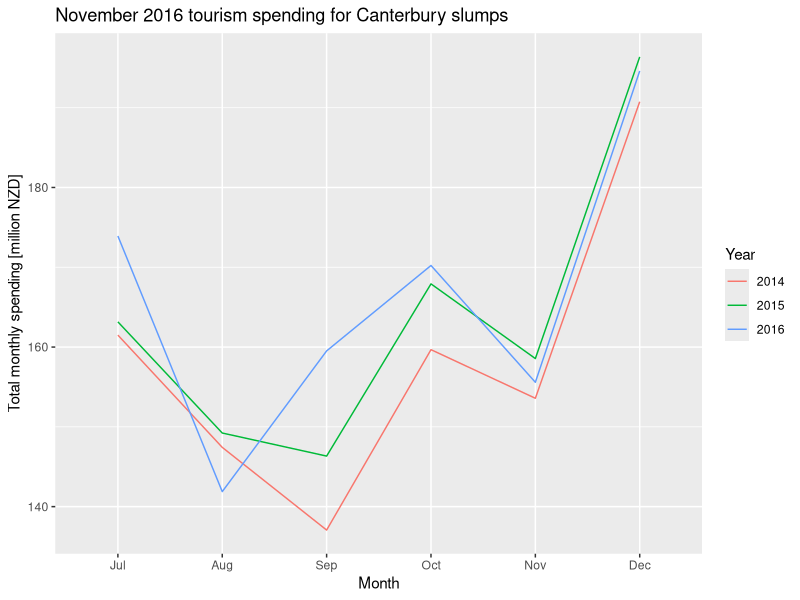

This chart was generated by the following R code:
library("tidyverse")

months <- c("Jan", "Feb", "Mar", "Apr", "May","Jun","Jul","Aug","Sep","Oct","Nov","Dec")

# Data source: MBIE
tourism <- read_csv("tourism.csv") %>%
  rename(Region = REGION) %>%
  filter(Region == "Canterbury") %>%
  mutate(
    Date = as.Date(Date, "%d/%m/%Y"),
    Year = format(Date,"%Y"),
    Month= factor(format(Date,"%b"),levels=months) 
  ) %>%
  filter(
    Year > 2013 & (
      Month == "Jul" | Month == "Aug" |
      Month == "Sep" | Month == "Oct" |
      Month == "Nov" | Month == "Dec"
    )
  ) %>%
  group_by(Month,Year) %>%
  summarise(Total.Spend = sum(Spend))

ggplot(data=tourism) +
  geom_line(mapping=aes(Month,Total.Spend,group=Year,colour=Year)) +
  xlab("Month") +
  ylab("Total monthly spending [million NZD]") +
  labs(title="November 2016 tourism spending for Canterbury slumps")